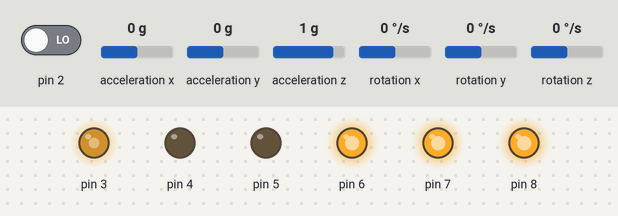
Bench run of a sketch on a simulated Arduino Uno, built with avr-gcc and run on an emulated ATmega328P. Parts: output pins drawn as LEDs (lit = HIGH). Inputs (shaded band) come from the test bench; at power-on: acceleration x 0 g, pin 2 LOW, acceleration y 0 g, acceleration z 1 g, rotation x 0 °/s, rotation y 0 °/s, rotation z 0 °/s. The sensor or clock chip raises its interrupt line as the real part does; what the sketch prints to the serial monitor is not drawn.

Above: at 1.7 s.
1.8 s: acceleration x set to -1.4 g
At 3.0 s:
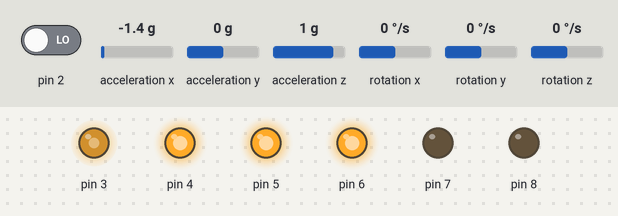
3.3 s: acceleration x set to 0 g
At 3.9 s:
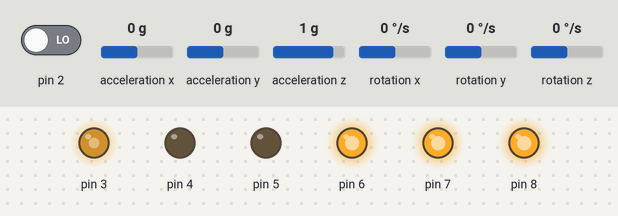
4.8 s: acceleration x set to -0.8 g
At 6.2 s:
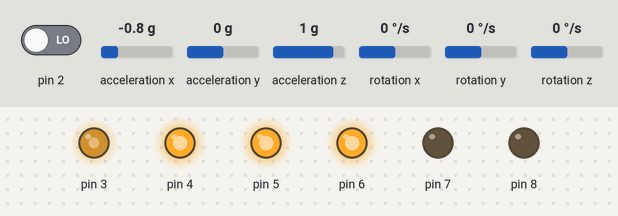
Timing chart, 0 to 7.8 s (numbered marks = the images above; inputs shaded):
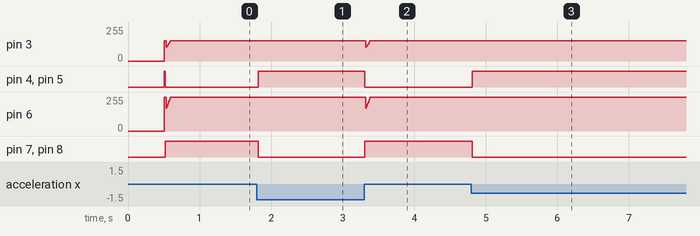

Measured:
- after the input at 1.8 s, pin 4, pin 5: LOW → HIGH at once; pin 7, pin 8: HIGH → LOW at once
- after the input at 3.3 s, pin 4, pin 5: HIGH → LOW at once; pin 7, pin 8: LOW → HIGH at once
- after the input at 4.8 s, pin 4, pin 5: LOW → HIGH at once; pin 7, pin 8: HIGH → LOW at once

The sketch:

dengerobotu.ino
```cpp
//Proje Hocam - Kendini Dengeleyen Robot
//www.projehocam.com
#include <PID_v1.h>
#include <LMotorController.h>
#include "I2Cdev.h"

#include "MPU6050_6Axis_MotionApps20.h"

#if I2CDEV_IMPLEMENTATION == I2CDEV_ARDUINO_WIRE
#include "Wire.h"
#endif


#define LOG_INPUT 0
#define MANUAL_TUNING 0
#define LOG_PID_CONSTANTS 0
#define MOVE_BACK_FORTH 0

#define MIN_ABS_SPEED 30 // Minumum Başlangıç Hızı

//MPU


MPU6050 mpu;

// MPU control/status vars
bool dmpReady = false;  // set true if DMP init was successful
uint8_t mpuIntStatus;   // holds actual interrupt status byte from MPU
uint8_t devStatus;      // return status after each device operation (0 = success, !0 = error)
uint16_t packetSize;    // expected DMP packet size (default is 42 bytes)
uint16_t fifoCount;     // count of all bytes currently in FIFO
uint8_t fifoBuffer[64]; // FIFO storage buffer

// orientation/motion vars
Quaternion q;           // [w, x, y, z]         quaternion container
VectorFloat gravity;    // [x, y, z]            gravity vector
float ypr[3];           // [yaw, pitch, roll]   yaw/pitch/roll container and gravity vector


//PID


#if MANUAL_TUNING
  double kp , ki, kd;
  double prevKp, prevKi, prevKd;
#endif
double originalSetpoint = 174.29;
double setpoint = originalSetpoint;
double movingAngleOffset = 0.3;
double input, output;
int moveState=0; //0 = denge ; 1 = geri ; 2 = ileri

#if MANUAL_TUNING
  PID pid(&input, &output, &setpoint, 0, 0, 0, DIRECT);
#else
  PID pid(&input, &output, &setpoint, 70, 240, 1.9, DIRECT);
#endif


//MOTOR SURUCU


int ENA = 3;
int IN1 = 4;
int IN2 = 8;
int IN3 = 5;
int IN4 = 7;
int ENB = 6;


LMotorController motorController(ENA, IN1, IN2, ENB, IN3, IN4, 0.6, 1);


//Zamanlama


long time1Hz = 0;
long time5Hz = 0;


volatile bool mpuInterrupt = false;     // indicates whether MPU interrupt pin has gone high
void dmpDataReady()
{
    mpuInterrupt = true;
}


void setup()
{
    // join I2C bus (I2Cdev library doesn't do this automatically)
    #if I2CDEV_IMPLEMENTATION == I2CDEV_ARDUINO_WIRE
        Wire.begin();
        TWBR = 24; // 400kHz I2C clock (200kHz if CPU is 8MHz)
    #elif I2CDEV_IMPLEMENTATION == I2CDEV_BUILTIN_FASTWIRE
        Fastwire::setup(400, true);
    #endif

    // initialize serial communication
    // (115200 chosen because it is required for Teapot Demo output, but it's
    // really up to you depending on your project)
    Serial.begin(115200);
    while (!Serial); // wait for Leonardo enumeration, others continue immediately

    // initialize device
    Serial.println(F("I2C Kuruluyor..."));
    mpu.initialize();

    // verify connection
    Serial.println(F("Suruculer test ediliyor..."));
    Serial.println(mpu.testConnection() ? F("MPU6050 baglanti basarili") : F("MPU6050 baglanti basarisiz"));

    // load and configure the DMP
    Serial.println(F("DMP kuruluyor..."));
    devStatus = mpu.dmpInitialize();

    // supply your own gyro offsets here, scaled for min sensitivity
    mpu.setXGyroOffset(220);
    mpu.setYGyroOffset(76);
    mpu.setZGyroOffset(-85);
    mpu.setZAccelOffset(1788); // 1688 factory default for my test chip

    // make sure it worked (returns 0 if so)
    if (devStatus == 0)
    {
        // turn on the DMP, now that it's ready
        Serial.println(F("Enabling DMP..."));
        mpu.setDMPEnabled(true);

        // enable Arduino interrupt detection
        Serial.println(F("Enabling interrupt detection (Arduino external interrupt 0)..."));
        attachInterrupt(0, dmpDataReady, RISING);
        mpuIntStatus = mpu.getIntStatus();

        // set our DMP Ready flag so the main loop() function knows it's okay to use it
        Serial.println(F("DMP ready! Waiting for first interrupt..."));
        dmpReady = true;

        // get expected DMP packet size for later comparison
        packetSize = mpu.dmpGetFIFOPacketSize();

        //setup PID

        pid.SetMode(AUTOMATIC);
        pid.SetSampleTime(10);
        pid.SetOutputLimits(-255, 255);
    }
    else
    {
        // ERROR!
        // 1 = initial memory load failed
        // 2 = DMP configuration updates failed
        // (if it's going to break, usually the code will be 1)
        Serial.print(F("DMP Initialization failed (code "));
        Serial.print(devStatus);
        Serial.println(F(")"));
    }
}


void loop()
{
    // if programming failed, don't try to do anything
    if (!dmpReady) return;

    // wait for MPU interrupt or extra packet(s) available
    while (!mpuInterrupt && fifoCount < packetSize)
    {
        //no mpu data - performing PID calculations and output to motors

        pid.Compute();
        motorController.move(output, MIN_ABS_SPEED);

        unsigned long currentMillis = millis();

        if (currentMillis - time1Hz >= 1000)
        {
            loopAt1Hz();
            time1Hz = currentMillis;
        }

        if (currentMillis - time5Hz >= 5000)
        {
            loopAt5Hz();
            time5Hz = currentMillis;
        }
    }

    // reset interrupt flag and get INT_STATUS byte
    mpuInterrupt = false;
    mpuIntStatus = mpu.getIntStatus();

    // get current FIFO count
    fifoCount = mpu.getFIFOCount();

    // check for overflow (this should never happen unless our code is too inefficient)
    if ((mpuIntStatus & 0x10) || fifoCount == 1024)
    {
        // reset so we can continue cleanly
        mpu.resetFIFO();
        Serial.println(F("FIFO overflow!"));

    // otherwise, check for DMP data ready interrupt (this should happen frequently)
    }
    else if (mpuIntStatus & 0x02)
    {
        // wait for correct available data length, should be a VERY short wait
        while (fifoCount < packetSize) fifoCount = mpu.getFIFOCount();

        // read a packet from FIFO
        mpu.getFIFOBytes(fifoBuffer, packetSize);

        // track FIFO count here in case there is > 1 packet available
        // (this lets us immediately read more without waiting for an interrupt)
        fifoCount -= packetSize;

        mpu.dmpGetQuaternion(&q, fifoBuffer);
        mpu.dmpGetGravity(&gravity, &q);
        mpu.dmpGetYawPitchRoll(ypr, &q, &gravity);
        #if LOG_INPUT
            Serial.print("ypr\t");
            Serial.print(ypr[0] * 180/M_PI);
            Serial.print("\t");
            Serial.print(ypr[1] * 180/M_PI);
            Serial.print("\t");
            Serial.println(ypr[2] * 180/M_PI);
        #endif
        input = ypr[1] * 180/M_PI + 180;
   }
}


void loopAt1Hz()
{
#if MANUAL_TUNING
    setPIDTuningValues();
#endif
}


void loopAt5Hz()
{
    #if MOVE_BACK_FORTH
        moveBackForth();
    #endif
}


//move back and forth


void moveBackForth()
{
    moveState++;
    if (moveState > 2) moveState = 0;

    if (moveState == 0)
      setpoint = originalSetpoint;
    else if (moveState == 1)
      setpoint = originalSetpoint - movingAngleOffset;
    else
      setpoint = originalSetpoint + movingAngleOffset;
}


//PID Tuning (3 potentiometers)

#if MANUAL_TUNING
void setPIDTuningValues()
{
    readPIDTuningValues();

    if (kp != prevKp || ki != prevKi || kd != prevKd)
    {
#if LOG_PID_CONSTANTS
        Serial.print(kp);Serial.print(", ");Serial.print(ki);Serial.print(", ");Serial.println(kd);
#endif

        pid.SetTunings(kp, ki, kd);
        prevKp = kp; prevKi = ki; prevKd = kd;
    }
}


void readPIDTuningValues()
{
    int potKp = analogRead(A0);
    int potKi = analogRead(A1);
    int potKd = analogRead(A2);

    kp = map(potKp, 0, 1023, 0, 25000) / 100.0; //0 - 250
    ki = map(potKi, 0, 1023, 0, 100000) / 100.0; //0 - 1000
    kd = map(potKd, 0, 1023, 0, 500) / 100.0; //0 - 5
}
#endif
```
